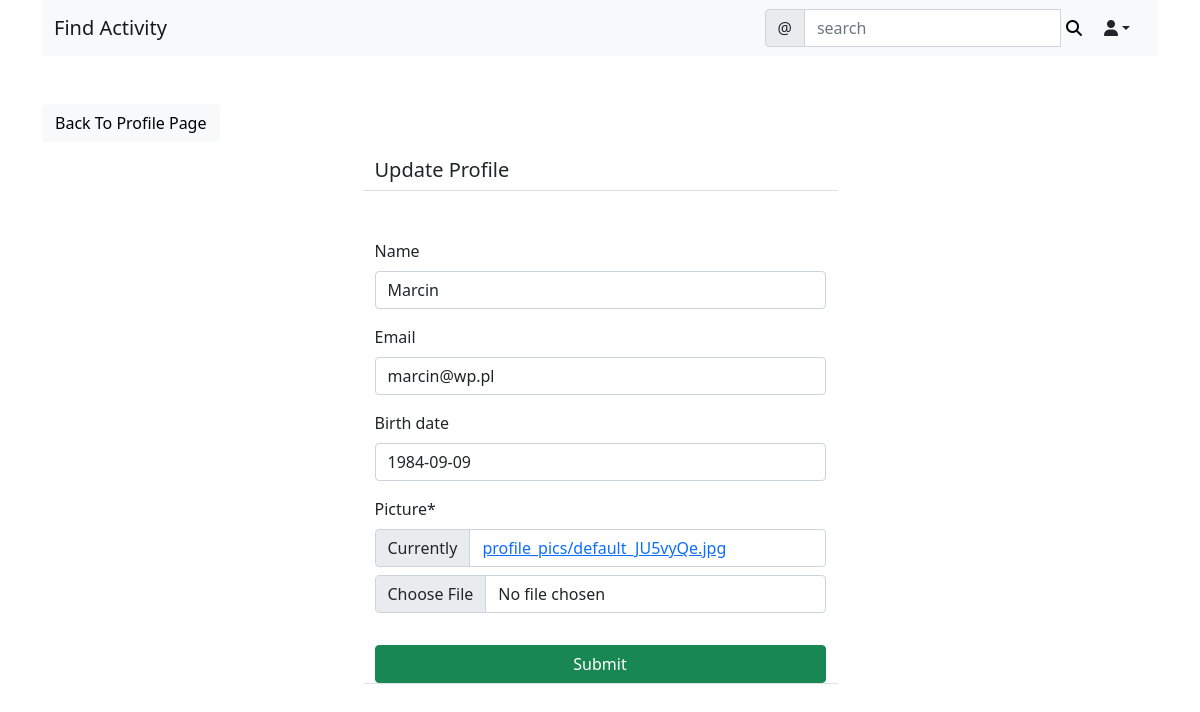
Page /user/profile/update/1 (signed in) on the committed database.
### users/models.py (models this page shows, shortened)
class UserProfile(models.Model):
    user = models.OneToOneField(User, primary_key=True, verbose_name='user', related_name='profile', on_delete=models.CASCADE)
    name = models.CharField(max_length=50, blank=True, null=True)
    email = models.EmailField(blank=True)
    birth_date = models.DateField(null=True, blank=True)
    picture = models.ImageField(default='default.jpg', upload_to='profile_pics')

### users/views.py (the view, shortened to what this page needs)
# urls.py: path('profile/update/<int:pk>', views.ProfileUpdateView.as_view(), name='profile-update'),
class ProfileUpdateView(LoginRequiredMixin, UserPassesTestMixin, UpdateView):
    model = UserProfile
    template_name = 'users/profile_update.html'
    fields = ['name', 'email', 'birth_date', 'picture']
    def test_func(self):
        profile=self.get_object()
        return self.request.user == profile.user

### users/templates/users/profile_update.html (shortened to what this page needs)
{% extends 'activity/base.html' %}
?{% load crispy_forms_tags %}
{% block content %}
<div class="container">
    <div class="raw mt-5">
        <div class="col-md-3 col-sm-6">
            <a href="{% url 'profile-page' user.profile.pk %}" class="btn btn-light">Back To Profile Page</a>
        </div>
    </div>
    <div class='row justify-content-center mt-3 mb-5'>
        <div class="col-md-5 col-sm-12 border-bottom">
            <h5>Update Profile</h5>
        </div>
    </div>
    <div class='row justify-content-center mt-3 mb-5'>
        <div class="col-md-5 col-sm-12 border-bottom">
            <form method="POST" enctype="multipart/form-data">
                {{ form| crispy }}
                <div class="d-grid gap-2">
                    <button class="btn btn-success mt-3">Submit</button>
                </div>
            </form>
        </div>
    </div>
</div>
{% endblock content %}

### rows in the picture
UserProfile: name "Marcin", email "marcin@wp.pl", birth_date "1984-09-09"
